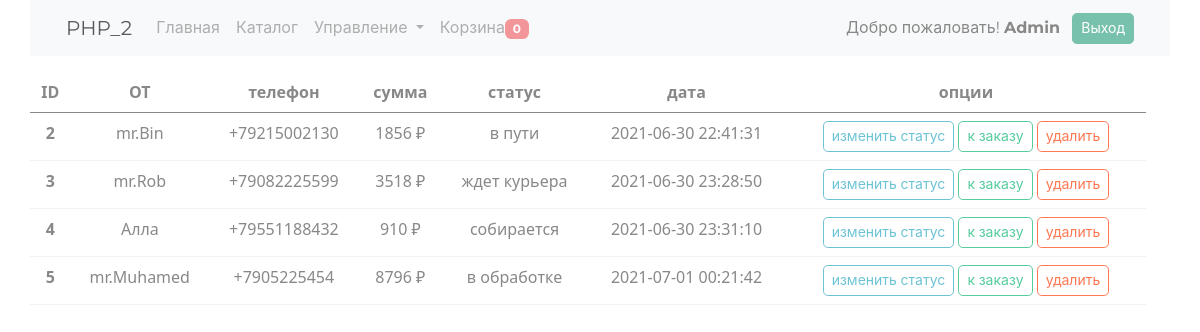
Screenshot of /admin/orders (signed in) with the database file from the repository.
### tables this page shows
CREATE TABLE `orders` (
  `id` bigint UNSIGNED NOT NULL,
  `name` text,
  `phone` text NOT NULL,
  `price` float NOT NULL,
  `session_id` text NOT NULL,
  `status` varchar(50) DEFAULT 'в обработке',
  `created_at` datetime DEFAULT CURRENT_TIMESTAMP
);

### models/orders/Orders.php (called while the page is built, shortened)
<?php
class Orders extends Model
{
    protected static function getTableName(): string
    {
        return 'orders';
    }
}

### models/DBModel.php (called while the page is built, shortened)
<?php
abstract class DBModel implements IModel
{
    public static function getAll()
    {
        $tableName = static::getTableName();
        $sql = "SELECT * FROM {$tableName}";
        return DB::getInstance()->queryObjectAll($sql, [], get_called_class());
    }
}

### traits/TSinletone.php (called while the page is built, shortened)
<?php
trait TSinletone
{
    private static $instance = null;
    public static function getInstance() {
        if (is_null(static::$instance)) {
            static::$instance = new static();
        }
        return static::$instance;
    }
}

### engine/Db.php (called while the page is built, shortened)
<?php
class Db implements IDb
{
    private $config = [
        'driver' => 'mysql',
        'host' => 'localhost',
        'db' => 'shopphp',
        'charset' => 'UTF8',
        'username' => 'root',
        'password' => 'root',
    ];
    protected $db = null;
    protected function getDb(): PDO
    {
        if (is_null($this->db)) {
            $this->db = new PDO($this->getDbConfig(),
                $this->config['username'],
                $this->config['password']
            );
            $this->db->setAttribute(PDO::ATTR_DEFAULT_FETCH_MODE, PDO::FETCH_ASSOC);
        }
        return $this->db;
    }
    protected function getDbConfig(): string
    {
        return sprintf('%s:host=%s;dbname=%s;charset=%s',
            $this->config['driver'],
            $this->config['host'],
            $this->config['db'],
            $this->config['charset']
        );
    }
    protected function query($sql, $params)
    {
        $sql = $this->getDb()->prepare($sql);
        $sql->execute($params);
        return $sql;
    }
    public function queryObjectAll($sql, $params, $class)
    {
        $sql = $this->query($sql, $params);
        $sql->setFetchMode(PDO::FETCH_CLASS | PDO::FETCH_PROPS_LATE, $class);
        return $sql->fetchAll();
    }
}

### models/Model.php (called while the page is built, shortened)
<?php
abstract class Model extends DBModel
{
    public function __get($name)
    {
        return $this->$name;
    }
}

### views/admin/admin_orders.php (the view, shortened to what this page needs)
<table class="table table-hover">
    <thead class="thead-dark text-center">
        <tr class="text-center">
            <th scope="col">ID</th>
            <th scope="col">ОТ</th>
            <th scope="col">телефон</th>
            <th scope="col">сумма</th>
            <th scope="col">статус</th>
            <th scope="col">дата</th>
            <th scope="col" colspan="2">опции</th>
        </tr>
    </thead>
    <tbody>
    <? foreach ($orders as $order): ?>
        <tr class="text-center">
            <th scope="row"><?= $order->id ?></th>
            <td><?= $order->name ?></td>
            <td><?= $order->phone ?></td>
            <td><?= $order->price ?> ₽</td>
            <td><?= $order->status ?></td>
            <td><?= $order->created_at ?></td>
            <td>
                <button type="button" class="btn btn-outline-info btn-sm" data-bs-toggle="modal"
                        data-bs-target="#exampleOrders<?= $order->id ?>">изменить статус
                </button>
                <a href="/admin/orderList/?id=<?= $order->id ?>" class="btn btn-outline-success btn-sm">к заказу</a>
                <a href="/admin/orderDelete/?id=<?= $order->id ?>" class="btn btn-outline-danger btn-sm">удалить</a>
            </td>
        </tr>
    <? endforeach; ?>
    </tbody>
</table>

### rows the page displays
orders: id "2", name "mr.Bin", phone "+79215002130", price "1856", status "в пути", created_at "2021-06-30 22:41:31"
orders: id "3", name "mr.Rob", phone "+79082225599", price "3518", status "ждет курьера", created_at "2021-06-30 23:28:50"
orders: id "4", name "Алла", phone "+79551188432", price "910", status "собирается", created_at "2021-06-30 23:31:10"
orders: id "5", name "mr.Muhamed", phone "+7905225454", price "8796", status "в обработке", created_at "2021-07-01 00:21:42"

### other values shown
$count "0"
$fast_name "Admin"
